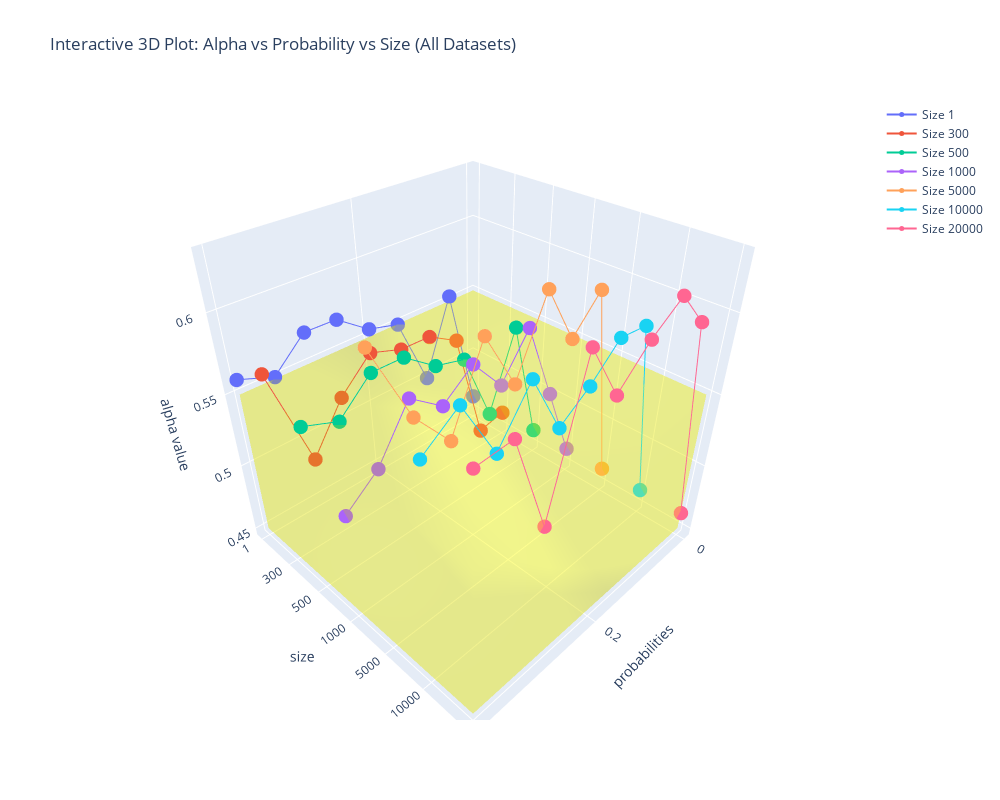

The cell this chart's notebook holds for it:
### Code cell
import plotly.graph_objects as go
import numpy as np

# Organize all data
# =============================================

p = [p_1, p_300, p_500, p_1000, p_5000, p_10000, p_20000]
beta = [beta_1, beta_300, beta_500, beta_1000, beta_5000, beta_10000, beta_20000]
alpha = [alpha_1, alpha_300, alpha_500, alpha_1000, alpha_5000, alpha_10000, alpha_20000]
names = ['1', '300', '500', '1000', '5000', '10000', '20000']

# =============================================
# Build interactive plot
# =============================================
fig = go.Figure()

for idx in range(7):
    x = np.array(p[idx])
    y = [idx] * len(x)
    z = alpha[idx]

    fig.add_trace(go.Scatter3d(
        x=x, y=y, z=z,
        mode='lines+markers',
        name=f"Size {names[idx]}",
        marker=dict(size=5),
    ))

# =============================================
# Add transparent highlight box for β ∈ [0.28, 0.38]
# =============================================

# Find x-axis range (max probability across all datasets)
x_max = max([max(p[i]) for i in range(7)])

# Box corners
x_min, x_max = 0, x_max
y_min, y_max = 0, 6  # covers all 7 curves (0 to 6)
z_min, z_max = 0.45, 0.55

# 8 vertices of the cuboid
X = [x_min, x_max, x_max, x_min, x_min, x_max, x_max, x_min]
Y = [y_min, y_min, y_max, y_max, y_min, y_min, y_max, y_max]
Z = [z_min, z_min, z_min, z_min, z_max, z_max, z_max, z_max]

fig.add_trace(go.Mesh3d(
    x=X, y=Y, z=Z,
    opacity=0.25,
    color='yellow',
    flatshading=False,
    name='β range 0.28–0.38',
    showscale=False,
    alphahull=0
))

# =============================================
# Axis labels and formatting
# =============================================

fig.update_layout(
    scene=dict(
        xaxis_title='probabilities',
        yaxis_title='size',
        zaxis_title='alpha value',
        yaxis=dict(
            tickmode='array',
            tickvals=list(range(7)),
            ticktext=names
        )
    ),
    width=1000,
    height=800,
    title='Interactive 3D Plot: Alpha vs Probability vs Size (All Datasets)'
)

fig.show()

### Figure 1 — Plotly figure (JSON) as saved in the notebook; plotly's stock layout.template omitted (floating-point values rounded to 4 significant figures)
{"data": [{"marker": {"size": 5}, "mode": "lines+markers", "name": "Size 1", "type": "scatter3d", "x": [0.0, 0.05, 0.1, 0.15, 0.2, 0.25, 0.3, 0.35, 0.4], "y": [0, 0, 0, 0, 0, 0, 0, 0, 0], "z": [0.4627, 0.5534, 0.4994, 0.5497, 0.5552, 0.5704, 0.5708, 0.5512, 0.5596]}, {"marker": {"size": 5}, "mode": "lines+markers", "name": "Size 300", "type": "scatter3d", "x": [0.0, 0.05, 0.1, 0.15, 0.2, 0.25, 0.3, 0.35, 0.4], "y": [1, 1, 1, 1, 1, 1, 1, 1, 1], "z": [0.4627, 0.4583, 0.5411, 0.5529, 0.5534, 0.5606, 0.5408, 0.5091, 0.5767]}, {"marker": {"size": 5}, "mode": "lines+markers", "name": "Size 500", "type": "scatter3d", "x": [0.0, 0.05, 0.1, 0.15, 0.2, 0.25, 0.3, 0.35, 0.4], "y": [2, 2, 2, 2, 2, 2, 2, 2, 2], "z": [0.4627, 0.5534, 0.4994, 0.5497, 0.5552, 0.5704, 0.5708, 0.5512, 0.5596]}, {"marker": {"size": 5}, "mode": "lines+markers", "name": "Size 1000", "type": "scatter3d", "x": [0.0, 0.05, 0.1, 0.15, 0.2, 0.25, 0.3, 0.35, 0.4], "y": [3, 3, 3, 3, 3, 3, 3, 3, 3], "z": [0.4627, 0.5183, 0.5737, 0.5456, 0.5694, 0.5535, 0.5693, 0.5371, 0.52]}, {"marker": {"size": 5}, "mode": "lines+markers", "name": "Size 5000", "type": "scatter3d", "x": [0.0, 0.05, 0.1, 0.15, 0.2, 0.25, 0.3, 0.35, 0.4], "y": [4, 4, 4, 4, 4, 4, 4, 4, 4], "z": [0.4627, 0.5998, 0.5787, 0.6157, 0.5707, 0.6076, 0.559, 0.5844, 0.6296]}, {"marker": {"size": 5}, "mode": "lines+markers", "name": "Size 10000", "type": "scatter3d", "x": [0.0, 0.05, 0.1, 0.15, 0.2, 0.25, 0.3, 0.35, 0.4], "y": [5, 5, 5, 5, 5, 5, 5, 5, 5], "z": [0.4627, 0.5896, 0.5916, 0.5729, 0.5589, 0.5977, 0.5682, 0.6058, 0.5906]}, {"marker": {"size": 5}, "mode": "lines+markers", "name": "Size 20000", "type": "scatter3d", "x": [0.0, 0.05, 0.1, 0.15, 0.2, 0.25, 0.3, 0.35, 0.4], "y": [6, 6, 6, 6, 6, 6, 6, 6, 6], "z": [0.4627, 0.6033, 0.6254, 0.6118, 0.5926, 0.6265, 0.5436, 0.6048, 0.6035]}, {"alphahull": 0, "color": "yellow", "flatshading": false, "name": "β range 0.28–0.38", "opacity": 0.25, "showscale": false, "type": "mesh3d", "x": [0, 0.4, 0.4, 0, 0, 0.4, 0.4, 0], "y": [0, 0, 6, 6, 0, 0, 6, 6], "z": [0.45, 0.45, 0.45, 0.45, 0.55, 0.55, 0.55, 0.55]}], "layout": {"height": 800, "scene": {"xaxis": {"title": {"text": "probabilities"}}, "yaxis": {"tickmode": "array", "ticktext": ["1", "300", "500", "1000", "5000", "10000", "20000"], "tickvals": [0, 1, 2, 3, 4, 5, 6], "title": {"text": "size"}}, "zaxis": {"title": {"text": "alpha value"}}}, "title": {"text": "Interactive 3D Plot: Alpha vs Probability vs Size (All Datasets)"}, "width": 1000}}
